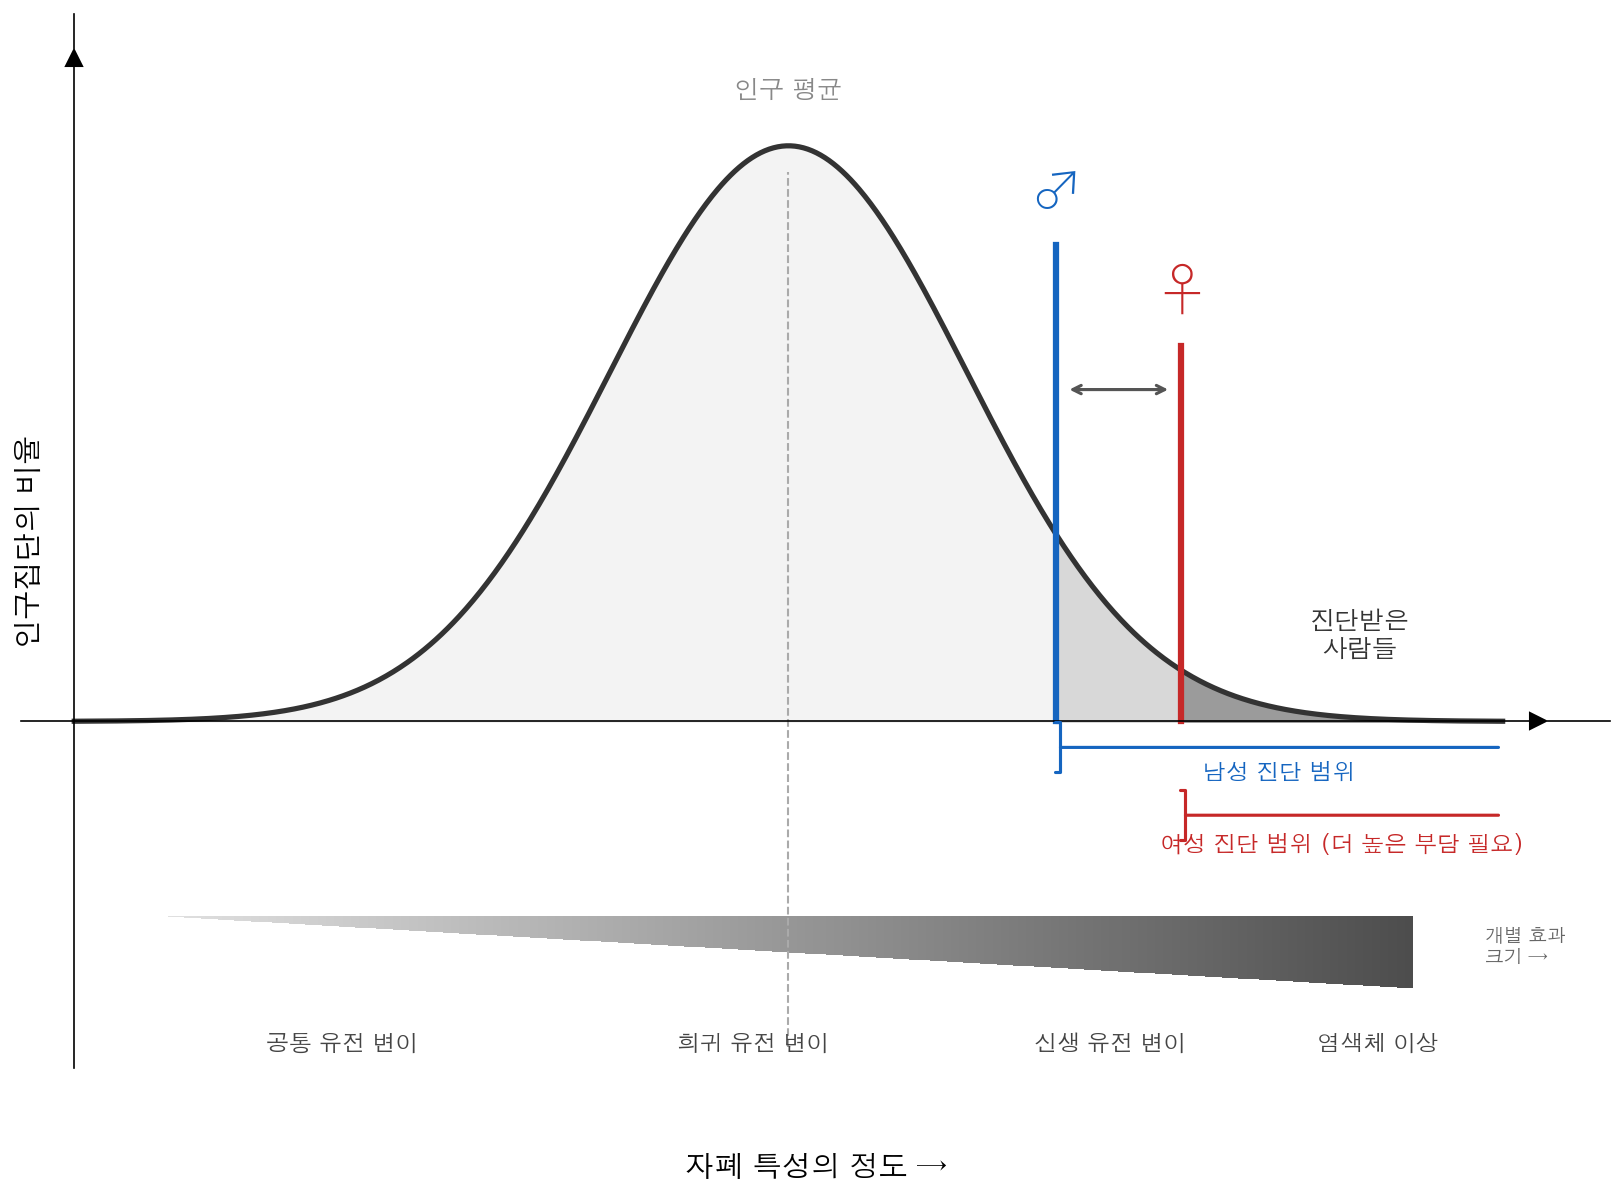

This chart was generated by the following Python code:
import numpy as np
import matplotlib.pyplot as plt
import matplotlib.patches as patches
from matplotlib import rcParams
from scipy import stats

rcParams['font.family'] = 'AppleGothic'
rcParams['axes.unicode_minus'] = False

fig, ax = plt.subplots(1, 1, figsize=(11, 8))

# --- Bell curve ---
x = np.linspace(-4, 4, 1000)
y = stats.norm.pdf(x)

male_t = 1.5
female_t = 2.2

# Fill areas
ax.fill_between(x, y, alpha=0.08, color='#666666')
ax.fill_between(x[(x >= male_t) & (x <= female_t)],
                y[(x >= male_t) & (x <= female_t)],
                alpha=0.25, color='#888888')
ax.fill_between(x[x >= female_t], y[x >= female_t],
                alpha=0.5, color='#444444')

# Curve
ax.plot(x, y, color='#333333', linewidth=2.5)

# Population mean
ax.axvline(x=0, color='#aaaaaa', linewidth=1, linestyle='--', ymin=0.02, ymax=0.85)
ax.text(0, 0.43, '인구 평균', fontsize=12, ha='center', va='bottom', color='#888888')

# Male threshold (blue)
ax.plot([male_t, male_t], [0, 0.33], color='#1565c0', linewidth=3)
ax.text(male_t, 0.35, '♂', fontsize=26, ha='center', va='bottom', color='#1565c0', fontweight='bold')

# Female threshold (red)
ax.plot([female_t, female_t], [0, 0.26], color='#c62828', linewidth=3)
ax.text(female_t, 0.28, '♀', fontsize=26, ha='center', va='bottom', color='#c62828', fontweight='bold')

# Arrow between thresholds
ax.annotate('', xy=(female_t - 0.05, 0.23), xytext=(male_t + 0.05, 0.23),
            arrowprops=dict(arrowstyle='<->', color='#555555', lw=1.5))

# Diagnosed label
ax.text(3.2, 0.045, '진단받은\n사람들', fontsize=12, ha='center', color='#333333')

# Male range bracket - moved down
ax.annotate('', xy=(male_t, -0.018), xytext=(4.0, -0.018),
            arrowprops=dict(arrowstyle='-[', color='#1565c0', lw=1.5, mutation_scale=12))
ax.text(2.75, -0.04, '남성 진단 범위', fontsize=11, ha='center', color='#1565c0')

# Female range bracket - more space below
ax.annotate('', xy=(female_t, -0.065), xytext=(4.0, -0.065),
            arrowprops=dict(arrowstyle='-[', color='#c62828', lw=1.5, mutation_scale=12))
ax.text(3.1, -0.09, '여성 진단 범위 (더 높은 부담 필요)', fontsize=11, ha='center', color='#c62828')

# --- Gradient triangle --- moved lower
tri_top = -0.135
tri_height = 0.05
n_seg = 300
for i in range(n_seg):
    xl = -3.5 + (7.0 * i / n_seg)
    xr = -3.5 + (7.0 * (i + 1) / n_seg)
    h = tri_height * ((i + 1) / n_seg)
    gray = 0.88 - 0.58 * (i / n_seg)
    rect = patches.Rectangle((xl, tri_top - h), xr - xl, h,
                              facecolor=str(gray), edgecolor='none')
    ax.add_patch(rect)

# Variant labels - bigger font, more space
labels = [
    (-2.5, '공통 유전 변이'),
    (-0.2, '희귀 유전 변이'),
    (1.8, '신생 유전 변이'),
    (3.3, '염색체 이상'),
]
for xpos, label in labels:
    ax.text(xpos, tri_top - 0.08, label, fontsize=11, ha='center', va='top', color='#444444')

ax.text(3.9, tri_top - 0.02, '개별 효과\n크기 →', fontsize=9, ha='left', va='center', color='#666666')

# Axes
ax.spines['top'].set_visible(False)
ax.spines['right'].set_visible(False)
ax.spines['left'].set_position(('data', -4))
ax.spines['bottom'].set_position(('data', 0))
ax.plot(-4, 0.46, '^k', markersize=8, clip_on=False)
ax.plot(4.2, 0, '>k', markersize=8, clip_on=False)

ax.set_ylabel('인구집단의 비율', fontsize=14, labelpad=15, rotation=90)
ax.set_xlabel('자폐 특성의 정도 →', fontsize=14, labelpad=10)
ax.xaxis.set_label_coords(0.5, -0.08)

ax.set_xticks([])
ax.set_yticks([])
ax.set_xlim(-4.3, 4.6)
ax.set_ylim(-0.24, 0.49)

plt.tight_layout()
plt.savefig('/Users/joonan/chaek/autism/images/ch21-liability-threshold.svg',
            format='svg', bbox_inches='tight', dpi=150)
plt.savefig('/Users/joonan/chaek/autism/images/ch21-liability-threshold.png',
            format='png', bbox_inches='tight', dpi=150)
print("Done")
